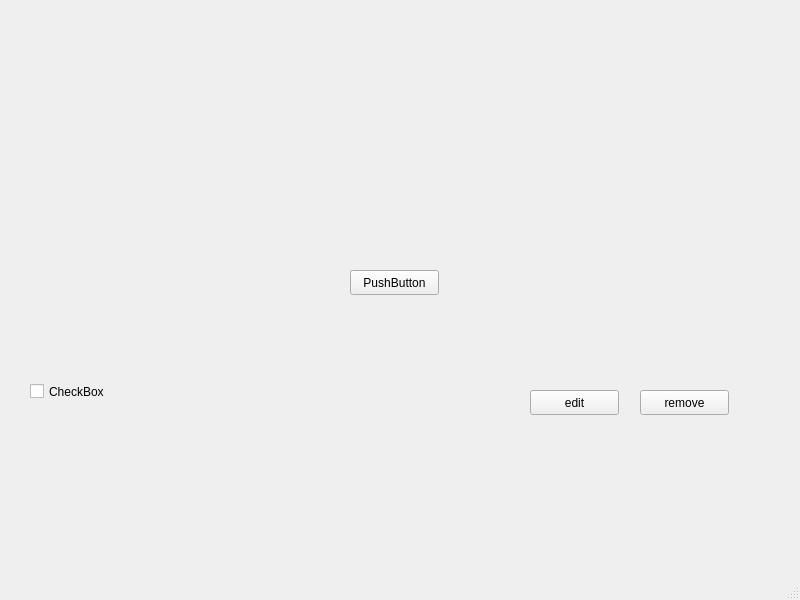
<?xml version="1.0" encoding="UTF-8"?>
<ui version="4.0">
 <class>MainWindow</class>
 <widget class="QMainWindow" name="MainWindow">
  <property name="geometry">
   <rect>
    <x>0</x>
    <y>0</y>
    <width>800</width>
    <height>600</height>
   </rect>
  </property>
  <property name="windowTitle">
   <string>MainWindow</string>
  </property>
  <widget class="QWidget" name="centralwidget">
   <widget class="QPushButton" name="pushButton">
    <property name="geometry">
     <rect>
      <x>350</x>
      <y>270</y>
      <width>89</width>
      <height>25</height>
     </rect>
    </property>
    <property name="text">
     <string>PushButton</string>
    </property>
   </widget>
   <widget class="QCheckBox" name="checkBox">
    <property name="geometry">
     <rect>
      <x>30</x>
      <y>380</y>
      <width>92</width>
      <height>23</height>
     </rect>
    </property>
    <property name="text">
     <string>CheckBox</string>
    </property>
   </widget>
   <widget class="QPushButton" name="pushButton_2">
    <property name="geometry">
     <rect>
      <x>530</x>
      <y>390</y>
      <width>89</width>
      <height>25</height>
     </rect>
    </property>
    <property name="text">
     <string>edit</string>
    </property>
   </widget>
   <widget class="QPushButton" name="pushButton_3">
    <property name="geometry">
     <rect>
      <x>640</x>
      <y>390</y>
      <width>89</width>
      <height>25</height>
     </rect>
    </property>
    <property name="text">
     <string>remove</string>
    </property>
   </widget>
  </widget>
  <widget class="QMenuBar" name="menubar">
   <property name="geometry">
    <rect>
     <x>0</x>
     <y>0</y>
     <width>800</width>
     <height>22</height>
    </rect>
   </property>
  </widget>
  <widget class="QStatusBar" name="statusbar"/>
 </widget>
 <resources/>
 <connections/>
</ui>
